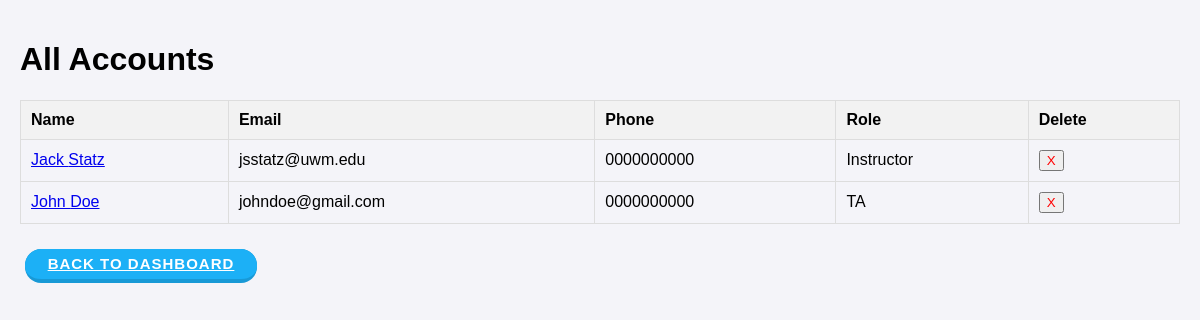
The page /accounts/ on the database as committed earlier.
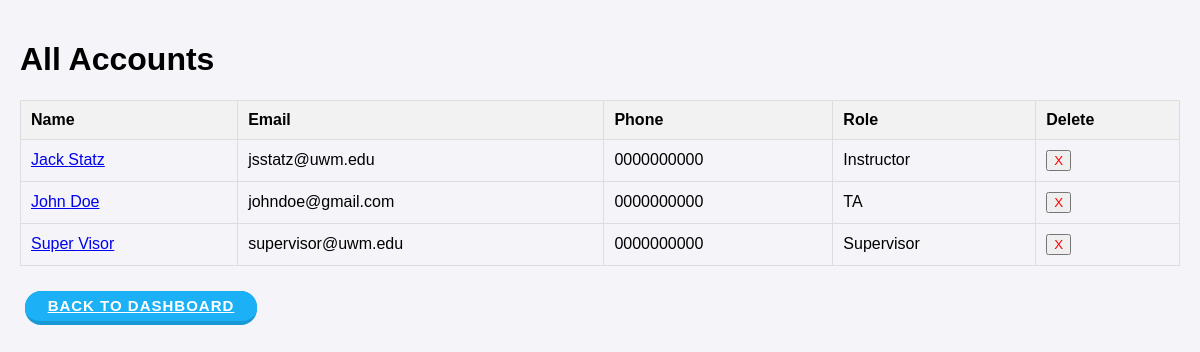
The same page on the database as committed later.
### ScheduleAppData/models.py (models this page shows)
class User(models.Model):
    class Role(models.TextChoices):
        Supervisor = "Supervisor"
        Instructor = "Instructor"
        TA = "TA"
    Id = models.AutoField(primary_key=True)
    FirstName = models.CharField(max_length=120)
    LastName = models.CharField(max_length=120)
    Email = models.CharField(max_length=120)
    Password = models.CharField(max_length=120)
    Phone = models.CharField(max_length=120)
    Role = models.CharField(choices=Role.choices, max_length=20)

### ScheduleAppData/views.py (the view, shortened to what this page needs)
# urls.py: path('accounts/', Accounts.as_view()),
class Accounts(View):
    def get(self, request):
        AllAccounts = User.objects.all().values("FirstName", "LastName", "Email", "Phone", "Role", "Id")
        return render(request, "Accounts.html", {'accounts': AllAccounts})

### templates/Accounts.html (shortened to what this page needs)
{% load static %}
<!DOCTYPE html>
<html lang="en">
<head>
    <link rel="stylesheet" href="{% static 'css/styles.css' %}">
</head>
<body>
    <div class="container">
        <h1>All Accounts</h1>
        <table border="1" width="100%">
            <thead>
                <tr>
                    <th>Name</th>
                    <th>Email</th>
                    <th>Phone</th>
                    <th>Role</th>
                    <th>Delete</th>
                </tr>
            </thead>
            <tbody>
                {% for account in accounts %}
                <tr>
                    <td>
                        <a href="{% url 'account_page' account.Id %}">{{ account.FirstName }} {{ account.LastName }}</a>
                    </td>
                    <td>{{ account.Email }}</td>
                    <td>{{ account.Phone }}</td>
                    <td>{{ account.Role }}</td>
                    <td>
                        <form method="POST" action="/accounts/">
                            <button type="submit" style="color: red;">X</button>
                        </form>
                    </td>
                </tr>
                {% endfor %}
            </tbody>
        </table>
        <a href="/adminDashboard/" class="button">Back to Dashboard</a>
    </div>
</body>
</html>

Rows that differ between the two databases and show on the page:
added User: FirstName "Super", LastName "Visor", Email "supervisor@uwm.edu", Phone "0000000000", Role "Supervisor"
